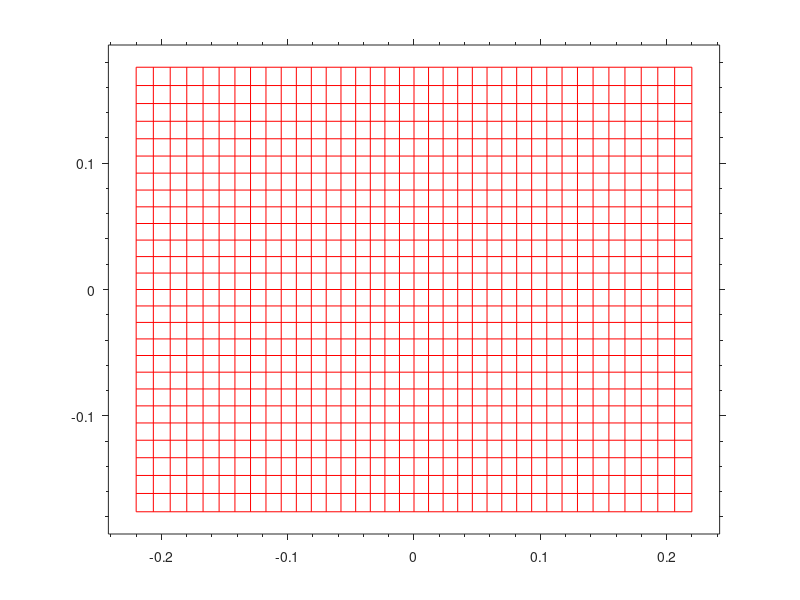

The MATLAB script that drew this image:
function makeReferenceMesh( viewDist_m, xSize_m ,ySize_m ,xDots_n ,yDots_n, gridColour )
%MAKEREFERENCEMESH generates a figure for use in monitor geometry
%calibration.
%
%The flat surface of a monitor means that the angle that is
%subtended by a given distance on the screen changes a function of
%position on the screen. This isn't a big issue at standard viewing
%distances, but for very close viewing distances (< 0.5 m) it becomes more
%important. The figure should be exported as a vector image, then imported
%into e.g. Illustrator or Inkscape to get the scaling right before
%printing. Once it's printed onto a transparency, stick it on the front of
%the screen and run the DisplayUndistortionBVL routine.
%
%   MAKEREFERENCEMESH displays a mesh with (sensible) default values.
%
%   MAKEREFERENCEMESH( viewDist_m, xSize_m, ySize_m, xDots_n, yDots_n,
%   gridColour) lets you specify:
%
%   viewDist_m, the viewing distance in metres. Defaults to 0.500.
%
%   xSize_m, the full horizontal subtense of the calibration grid in 
%   metres. A good way to set this is to run the DisplayUndistortionBVL
%   routine, and measure the distance between the most extreme dots.
%   Defaults to 0.440.
%
%   ySize_m, the full vertical subtense of the grid in metres. Defaults to
%   0.352.
%
%   xDots_n, the number of columns of dots. Defaults to 37, which is also
%   the default for DisplayUndistortionBVL.
%
%   yDots_n, the number of rows of dots. Defaults to 27, which is also the
%   default for DisplayUndistortionBVL.
%
%   gridColour, the colour of the grid lines. Can be a character (see help
%   plot for a list) or an RGB triplet. Defaults to 'r' for red.

if (nargin < 6) || isempty(gridColour)
    gridColour = 'r';
end

if (nargin < 5) || isempty(yDots_n)
    yDots_n = 27;
end

if (nargin < 4) || isempty(xDots_n)
    xDots_n = 37;
end

if (nargin < 3) || isempty(ySize_m)
    ySize_m = .352;
end

if (nargin < 2) || isempty(xSize_m)
    xSize_m = .440;
end

if (nargin < 1) || isempty(viewDist_m)
    viewDist_m = .500;
end

% Calculate angular subtense at widest point
xMax_m = xSize_m/2;
yMax_m = ySize_m/2;

xMax_dva = rad2deg(atan(xMax_m/viewDist_m));
yMax_dva = rad2deg(atan(yMax_m/viewDist_m));

xAngles_dva = linspace(-xMax_dva,xMax_dva,xDots_n);
yAngles_dva = linspace(-yMax_dva,yMax_dva,yDots_n);

xVect_m = tan(deg2rad(xAngles_dva))*viewDist_m;
yVect_m = tan(deg2rad(yAngles_dva))*viewDist_m;

figure('Color','white');

for thisX = 1:xDots_n
    line(xVect_m(thisX)*ones(1,2), [-yMax_m yMax_m], 'color', gridColour);
end

for thisY = 1:yDots_n
    line([-xMax_m xMax_m], yVect_m(thisY)*ones(1,2), 'color', gridColour);
end

axis equal;
box on;
axis([(-1.1*xMax_m) (1.1*xMax_m) (-1.1*yMax_m) (1.1*yMax_m)]);
set(gca, 'TickDir','out','XMinorTick','on','YMinorTick','on');